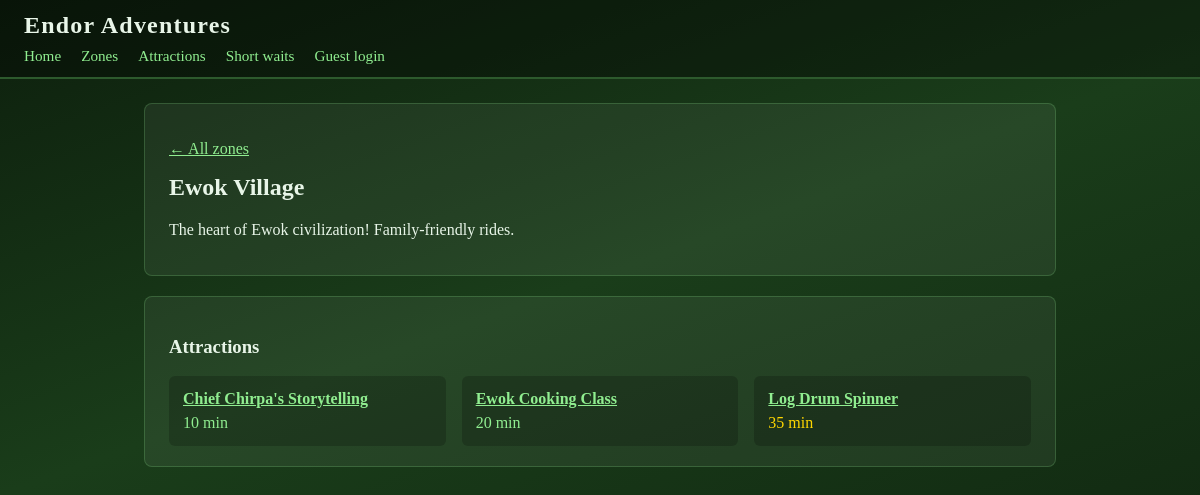
The page /zones/2/ on the database its author committed.
### fastpass/models.py (models this page shows, shortened)
class ThemeZone(models.Model):
    name = models.CharField(max_length=100)
    description = models.TextField()
    is_open = models.BooleanField(default=True)
    created_at = models.DateTimeField(auto_now_add=True)
    class Meta:
        ordering = ['name']

class Attraction(models.Model):
    RIDE = 'ride'
    SHOW = 'show'
    EXPERIENCE = 'experience'
    DINING = 'dining'
    TYPE_CHOICES = [
        (RIDE, 'Ride'),
        (SHOW, 'Show'),
        (EXPERIENCE, 'Experience'),
        (DINING, 'Dining'),
    ]
    THRILL_CHOICES = [
        (1, 'Mild - All Ages'),
        (2, 'Moderate - Some Thrills'),
        (3, 'Thrilling - Not for the Faint of Heart'),
        (4, 'Extreme - Hold onto Your Ewok!'),
    ]
    name = models.CharField(max_length=200)
    description = models.TextField()
    attraction_type = models.CharField(
        max_length=20,
        choices=TYPE_CHOICES,
        default=RIDE
    )
    zone = models.ForeignKey(
        ThemeZone,
        on_delete=models.CASCADE,
        related_name='attractions'
    )
    thrill_level = models.IntegerField(choices=THRILL_CHOICES, default=1)
    min_height_cm = models.IntegerField(default=0)
    duration_minutes = models.IntegerField(default=5)
    current_wait_minutes = models.IntegerField(default=0)
    is_operational = models.BooleanField(default=True)
    fastpass_enabled = models.BooleanField(default=True)
    created_at = models.DateTimeField(auto_now_add=True)
    class Meta:
        ordering = ['zone', 'name']

### fastpass/views.py (the view)
# urls.py: path('zones/<int:zone_id>/', views.zone_detail, name='zone_detail'),
def zone_detail(request, zone_id):
    zone = get_object_or_404(ThemeZone, id=zone_id)
    attractions = zone.attractions.filter(is_operational=True).order_by(
        'current_wait_minutes'
    )
    context = {'zone': zone, 'attractions': attractions}
    return render(request, 'fastpass/zone_detail.html', context)

### fastpass/templates/fastpass/zone_detail.html (shortened to what this page needs)
{% extends 'fastpass/base.html' %}
{% block content %}
<div class="card">
    <p><a href="{% url 'fastpass:zone_list' %}">← All zones</a></p>
    <h2 style="margin-top: 8px;">{{ zone.name }}</h2>
    <p>{{ zone.description }}</p>
</div>
<div class="card">
    <h3>Attractions</h3>
    <div class="grid" style="margin-top: 12px;">
        {% for a in attractions %}
        <div style="padding: 14px; background: rgba(0,0,0,0.2); border-radius: 6px;">
            <strong><a href="{% url 'fastpass:attraction_detail' a.pk %}">{{ a.name }}</a></strong>
            <p style="margin: 6px 0 0 0;">
                <span class="wait-badge {% if a.current_wait_minutes < 30 %}wait-short{% elif a.current_wait_minutes < 60 %}wait-medium{% else %}wait-long{% endif %}">
                    {{ a.current_wait_minutes }} min
                </span>
            </p>
        </div>
        {% empty %}
        <p>No attractions operating in this zone.</p>
        {% endfor %}
    </div>
</div>
{% endblock %}

### fastpass/templates/fastpass/base.html (style rules this page uses)
* { box-sizing: border-box; }
body { margin: 0; font-family: Georgia, 'Times New Roman', serif; background: linear-gradient(160deg, #0d1f0d 0%, #1a3d1a 40%, #0d1f0d 100%); color: #e8f5e8; min-height: 100vh; }
a { color: #90EE90; }
.card { background: rgba(255,255,255,0.06); border-radius: 8px; padding: 20px 24px; margin-bottom: 20px; border: 1px solid rgba(144,238,144,0.2); }
.grid { display: grid; grid-template-columns: repeat(auto-fill, minmax(220px, 1fr)); gap: 16px; }
.wait-short { color: #90EE90; }
.wait-medium { color: #FFD700; }

### rows shown on the page
ThemeZone: name "Ewok Village", description "The heart of Ewok civilization! Family-friendly rides."
Attraction: name "Chief Chirpa's Storytelling", current_wait_minutes "10"
Attraction: name "Ewok Cooking Class", current_wait_minutes "20"
Attraction: name "Log Drum Spinner", current_wait_minutes "35"
